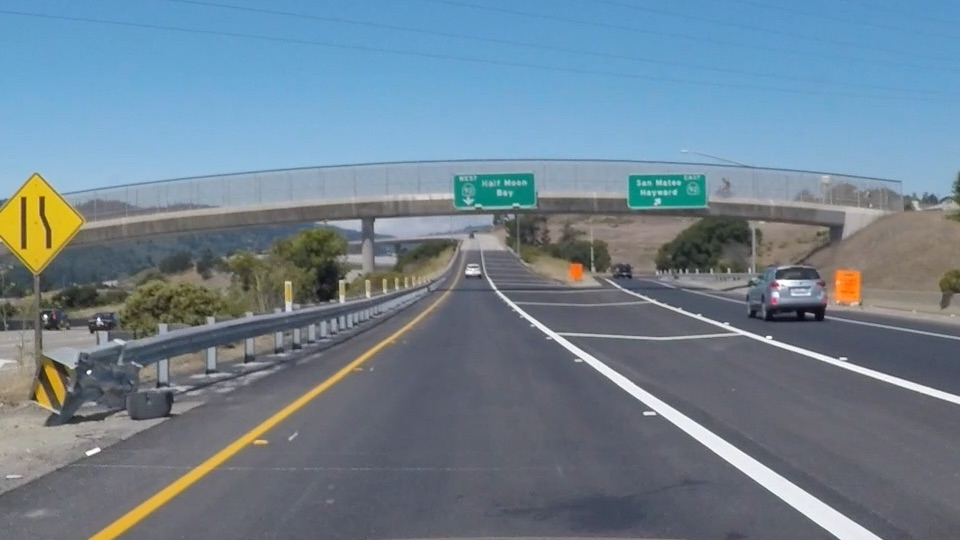
#> input picture sdc_eng/exit-ramp.jpg, 960 x 540 px
$ python lane_detect_canny.py
#> lines starting #> are read from the running program, lines starting #| are printed output that depends on the picture; after the words box and inside, x2 and y2 are one past the last pixel; in counts of white or black regions, pixels touching at a corner belong together
import matplotlib.pyplot as plt
import matplotlib.image as mpimg

image = mpimg.imread("exit-ramp.jpg")
#> image is the input picture: shape (540, 960, 3); mean R, G, B 111.3, 130.2, 144.4

#plt.imshow(image)

import cv2
gray = cv2.cvtColor(image, cv2.COLOR_RGB2GRAY)
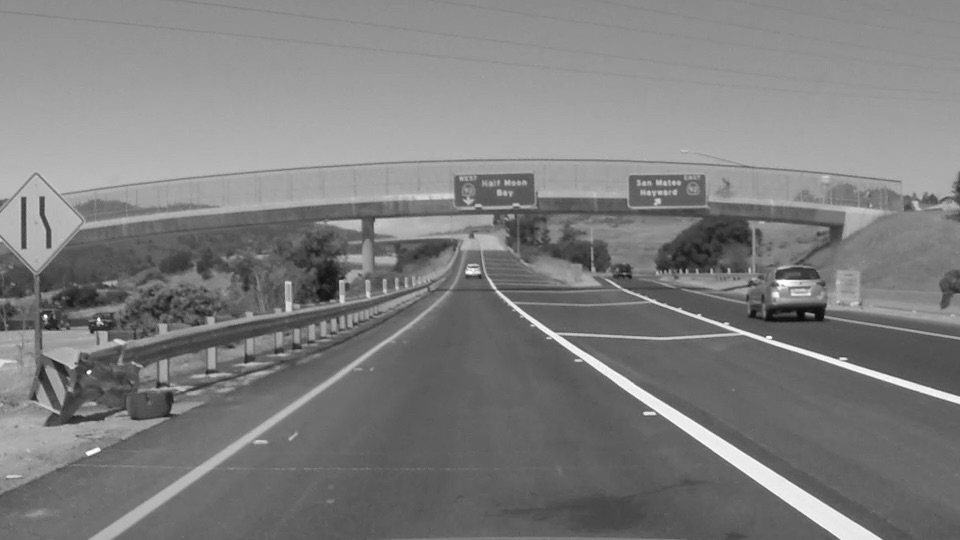
#> gray: shape (540, 960); min 7, max 255, mean 126.2
plt.imshow(gray, cmap = "gray")

kernel_size = 1
blur_gray = cv2.GaussianBlur(gray, (kernel_size, kernel_size), 2)

low_threshold = 100
high_threshold = 255
edges = cv2.Canny(gray, low_threshold, high_threshold)
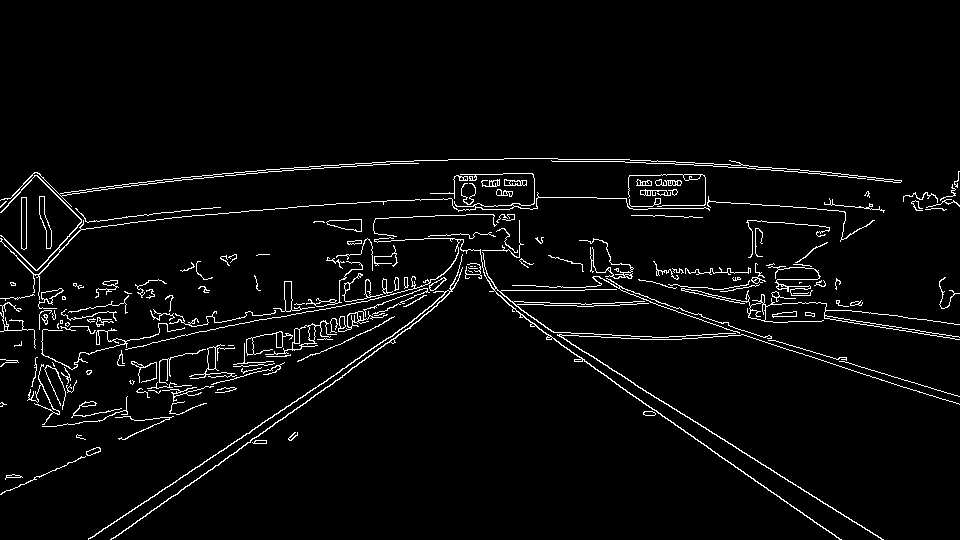
#> edges: shape (540, 960); 3.7% white in thin lines or dots, all inside (x1, y1, x2, y2) = (0, 158, 960, 540)
plt.imshow(edges, cmap = "Greys_r")
plt.show()
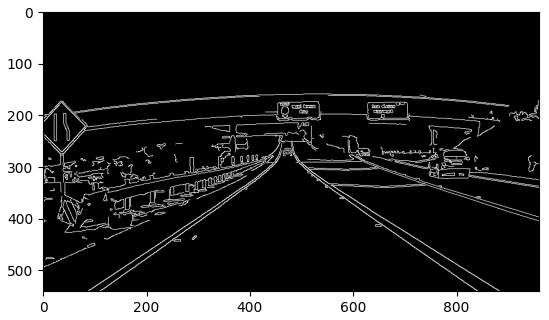
#> figure drawn by matplotlib, 1 panel
